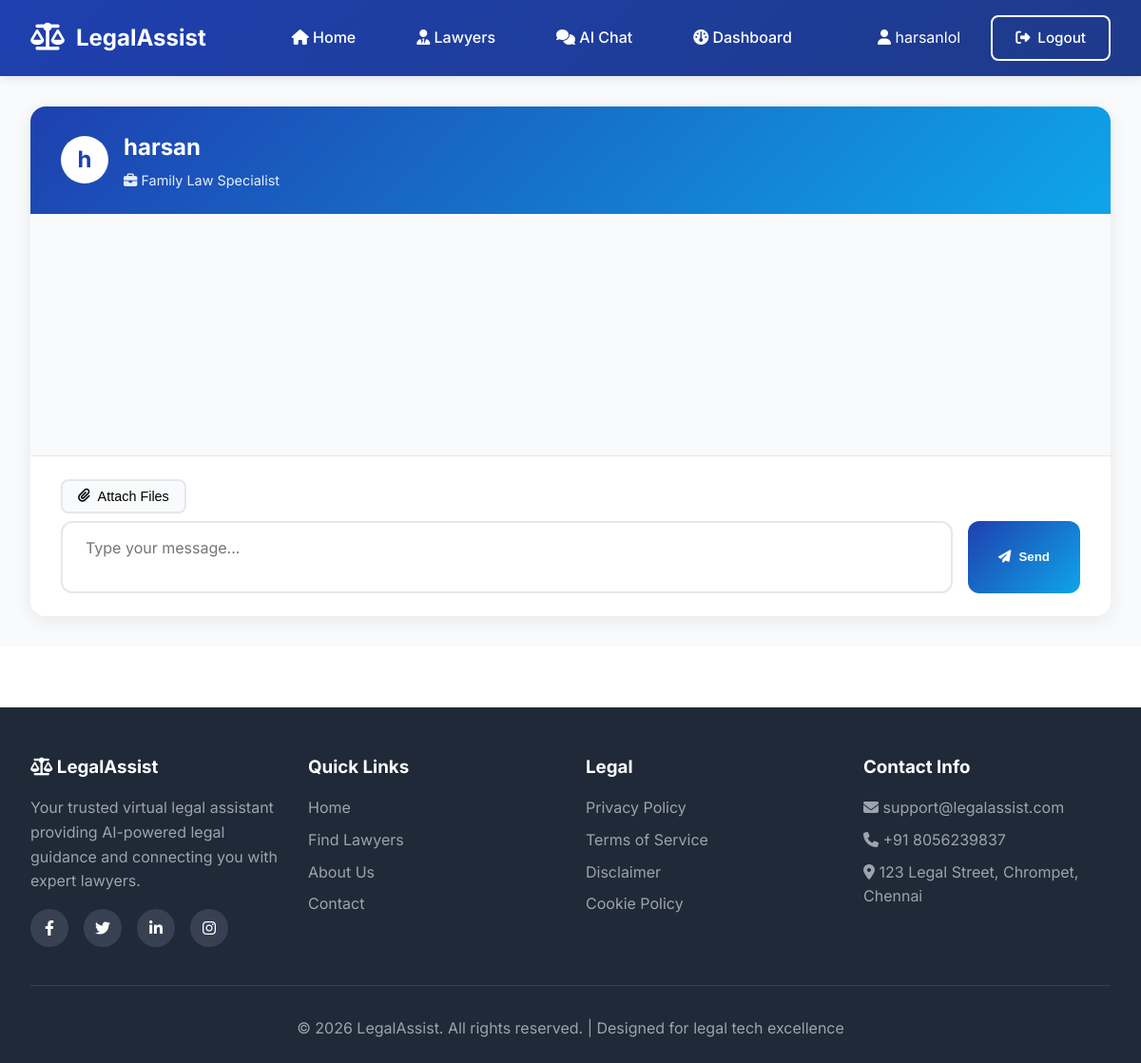
Page /chat/lawyer/1 (signed in) on the committed database.
### app.py (models this page shows, shortened)
class Lawyer(db.Model):
    id = db.Column(db.Integer, primary_key=True)
    name = db.Column(db.String(100), nullable=False)
    email = db.Column(db.String(120), unique=True, nullable=False)
    password = db.Column(db.String(200), nullable=False)
    category = db.Column(db.String(50), nullable=False)
    phone = db.Column(db.String(20), nullable=False)
    charge_per_hour = db.Column(db.Float, nullable=False)
    location = db.Column(db.String(200), nullable=False)
    experience = db.Column(db.Integer, nullable=False)
    description = db.Column(db.Text, nullable=True)
    image = db.Column(db.String(200), default='default_lawyer.png')
    created_at = db.Column(db.DateTime, default=datetime.utcnow)
    appointments = db.relationship('Appointment', backref='lawyer', lazy=True)
    lawyer_chats = db.relationship('LawyerChat', foreign_keys='LawyerChat.lawyer_id', backref='attorney', lazy=True)
    ratings = db.relationship('LawyerRating', backref='lawyer', lazy=True)

### app.py (the view)
@app.route('/chat/lawyer/<int:appointment_id>')
@login_required
def user_lawyer_chat(appointment_id):
    appointment = Appointment.query.get_or_404(appointment_id)
    if appointment.user_id != session['user_id']:
        flash('Unauthorized access.', 'error')
        return redirect(url_for('dashboard'))
    if appointment.status != 'accepted':
        flash('Chat is only available for accepted appointments.', 'error')
        return redirect(url_for('dashboard'))
    lawyer = Lawyer.query.get(appointment.lawyer_id)
    return render_template('user_lawyer_chat.html', appointment=appointment, lawyer=lawyer)

### app.py (called while the page is built)
def login_required(f):
    @wraps(f)
    def decorated_function(*args, **kwargs):
        if 'user_id' not in session:
            flash('Please login to access this page.', 'error')
            return redirect(url_for('login'))
        return f(*args, **kwargs)
    return decorated_function

### templates/user_lawyer_chat.html (shortened to what this page needs)
{% extends "base.html" %}
{% block content %}
<div class="chat-page">
    <div class="chat-container">
        <div class="chat-header">
            <div class="lawyer-avatar">
                {{ lawyer.name[0] }}
            </div>
            <div class="chat-header-info">
                <h2>{{ lawyer.name }}</h2>
                <p><i class="fas fa-briefcase"></i> {{ lawyer.category|title }} Law Specialist</p>
            </div>
        </div>
        <div class="chat-messages" id="chatMessages">
        </div>
        <div class="chat-input-container">
            <div class="input-actions">
                <button type="button" class="action-btn" id="attachBtn">
                    <i class="fas fa-paperclip"></i> Attach Files
                </button>
            </div>
            <form class="chat-input-form" id="chatForm">
                <textarea
                    class="chat-input"
                    id="messageInput"
                    placeholder="Type your message..."
                    rows="2"
                    required
                ></textarea>
                <button type="submit" class="chat-send-btn" id="sendBtn">
                    <i class="fas fa-paper-plane"></i>
                    Send
                </button>
            </form>
        </div>
    </div>
</div>
{% endblock %}

### templates/base.html (style rules this page uses)
* { margin: 0; padding: 0; box-sizing: border-box; }
:root { --primary-color: #1e40af; --primary-dark: #1e3a8a; --primary-light: #3b82f6; --secondary-color: #0ea5e9; --accent-color: #f59e0b; --text-dark: #1f2937; --text-light: #6b7280; --bg-gray: #f9fafb; --border-color: #e5e7eb; --success: #10b981; --error: #ef4444; --warning: #f59e0b; }
body { font-family: 'Inter', sans-serif; color: var(--text-dark); line-height: 1.6; background-color: #ffffff; }

### templates/user_lawyer_chat.html (style rules this page uses)
.chat-page { padding: 2rem; background: var(--bg-gray); height: calc(100vh - 200px); }
.chat-container { max-width: 1200px; margin: 0 auto; height: 100%; display: flex; flex-direction: column; background: white; border-radius: 16px; overflow: hidden; box-shadow: 0 4px 20px rgba(0,0,0,0.08); }
.chat-header { background: linear-gradient(135deg, var(--primary-color), var(--secondary-color)); color: white; padding: 1.5rem 2rem; display: flex; align-items: center; gap: 1rem; }
.lawyer-avatar { width: 50px; height: 50px; border-radius: 50%; background: white; color: var(--primary-color); display: flex; align-items: center; justify-content: center; font-size: 1.5rem; font-weight: 700; }
.chat-header-info h2 { font-size: 1.5rem; margin-bottom: 0.25rem; }
.chat-header-info p { font-size: 0.9rem; opacity: 0.9; }
.chat-messages { flex: 1; overflow-y: auto; padding: 2rem; background: #f9fafb; }
.chat-input-container { background: white; padding: 1.5rem 2rem; border-top: 1px solid var(--border-color); }
.input-actions { display: flex; gap: 0.5rem; margin-bottom: 0.5rem; }
.action-btn { padding: 0.5rem 1rem; background: var(--bg-gray); border: 2px solid var(--border-color); border-radius: 8px; cursor: pointer; font-size: 0.9rem; transition: all 0.3s ease; display: flex; align-items: center; gap: 0.5rem; }
.chat-input-form { display: flex; gap: 1rem; }
.chat-input { flex: 1; padding: 1rem 1.5rem; border: 2px solid var(--border-color); border-radius: 12px; font-size: 1rem; resize: none; font-family: inherit; max-height: 150px; transition: all 0.3s ease; }
.chat-send-btn { padding: 1rem 2rem; background: linear-gradient(135deg, var(--primary-color), var(--secondary-color)); color: white; border: none; border-radius: 12px; cursor: pointer; font-weight: 600; transition: all 0.3s ease; display: flex; align-items: center; gap: 0.5rem; }

### rows in the picture
Lawyer: name "h", name "harsan", category "Family"

### other values in the picture
{{ session.get('username') }} "harsanlol"
